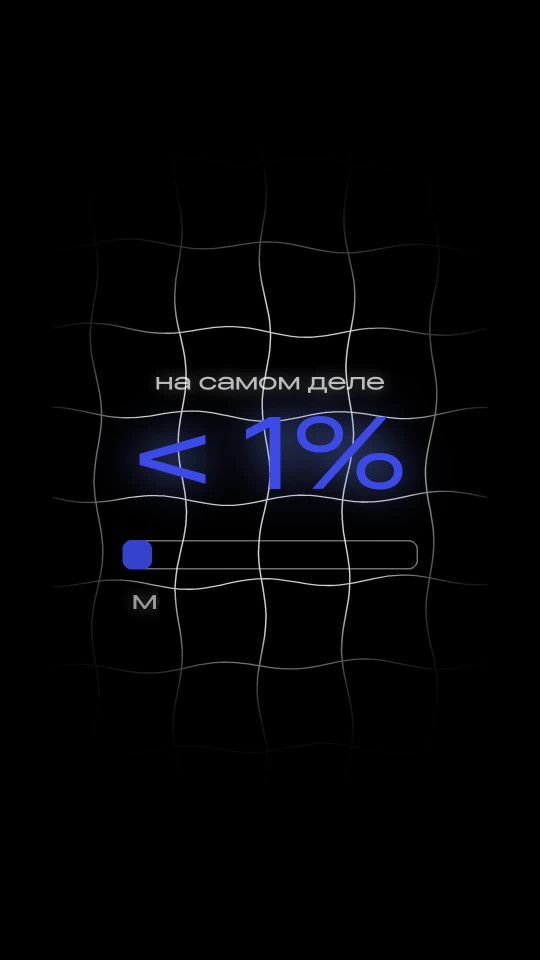
#> input picture build/test/bayes_011.jpg, 1080 x 1920 px, given in place of source.mp4, which was not available (shown at 1/2 size)
$ python render10.py
#> lines starting #> are read from the running program, lines starting #| are printed output that depends on the picture; after the words box and inside, x2 and y2 are one past the last pixel; in counts of white or black regions, pixels touching at a corner belong together; pictures that were not available may be replaced by others from this repository, and a replacement may not be noted
### build/style.py
"""Визуальная система — реализация brand-kit.md. Все числа для холста 1080x1920."""
import math
from PIL import Image, ImageDraw, ImageFont, ImageFilter

W, H = 1080, 1920
FPS = 30

# --- карточки (brand-kit.md §2) ---
CARD_A = (105, 238, 870, 1380)   # x, y, w, h   говорящая голова
CARD_B = (110, 614, 858, 620)    # вставка
R_A, R_B = 60, 50                # радиусы скругления
CENTER = (540, 925)

# --- палитра (brand-kit.md §4) ---
BLACK = (0, 0, 0)
WHITE = (255, 255, 255)
BLUE = (59, 75, 232)
BLUE_GLOW = (107, 135, 249)
LIME = (195, 219, 78)

# --- шрифты ---
SANS = "/System/Library/Fonts/SFNS.ttf"
SANS_IT = "/System/Library/Fonts/SFNSItalic.ttf"
SERIF_IT = "/System/Library/Fonts/Supplemental/Baskerville.ttc"
SERIF_IT_IDX = 2  # Baskerville Italic

_fc = {}


def font(kind, size):
    key = (kind, size)
    if key in _fc:
        return _fc[key]
    if kind == "sans":
        f = ImageFont.truetype(SANS, size)
        try:
            f.set_variation_by_axes([500])   # SF Pro variable: вес ~Medium
        except Exception:
            pass
    elif kind == "sans_it":
        f = ImageFont.truetype(SANS_IT, size)
        try:
            f.set_variation_by_axes([500])
        except Exception:
            pass
    elif kind == "serif_it":
        f = ImageFont.truetype(SERIF_IT, size, index=SERIF_IT_IDX)
    else:
        raise ValueError(kind)
    _fc[key] = f
    return f


# --- скруглённая маска ---
_mc = {}


def rounded_mask(w, h, r, ss=4):
    key = (w, h, r)
    if key in _mc:
        return _mc[key]
    m = Image.new("L", (w * ss, h * ss), 0)
    ImageDraw.Draw(m).rounded_rectangle([0, 0, w * ss - 1, h * ss - 1], radius=r * ss, fill=255)
    m = m.resize((w, h), Image.LANCZOS)
    _mc[key] = m
    return m


# [100 lines left out: functions place_card, fit_cover, grid_canvas, text_layer, not called in this run]


def measure(text, f):
    b = f.getbbox(text)
    return b[2] - b[0], b[3] - b[1]


# [6 lines left out: function char_offsets, not called in this run]


def ease_out(t):
    return 1 - (1 - t) ** 3

### build/storyboard10.py
"""Раскадровка ролика 10: число Данбара.

Речь не режется: монтаж только по картинке. Субтитры исправляют ошибки Whisper:
неокортекс, соцсети, круг 150.
"""

TAG = "dunbar"
SRC = "/Users/vladimirkalajcidi/reels_good/videos/10/source.mp4"
OUT = "/Users/vladimirkalajcidi/reels_good/videos/10/dunbar_edit.mp4"

DUR = 65.071

FACE_KINDS = {"A1", "A2"}
GRID_KINDS = {
    "limit", "num150", "neocortex", "formula", "result150",
    "evidence", "rings_intro", "ring5", "ring150", "socials", "rings_final",
}

SHOTS = [
    (0.00,  1.64, "A1", {}),
    (1.64,  3.18, "limit", {}),
    (3.18,  5.36, "stock", {"clip": "8956", "ss": 0.4}),
    (5.36,  7.56, "num150", {}),
    (7.56, 10.40, "A2", {}),
    (10.40, 12.82, "stock", {"clip": "49288", "ss": 1.0}),
    (12.82, 16.64, "neocortex", {}),
    (16.64, 19.92, "stock", {"clip": "8956", "ss": 3.2}),
    (19.92, 22.72, "formula", {}),
    (22.72, 26.36, "result150", {}),
    (26.36, 29.08, "stock", {"clip": "4709", "ss": 1.0}),
    (29.08, 33.80, "evidence", {}),
    (33.80, 36.92, "A1", {}),
    (36.92, 39.24, "rings_intro", {}),
    (39.24, 43.08, "ring5", {}),
    (43.08, 45.88, "stock", {"clip": "5597", "ss": 0.8}),
    (45.88, 48.80, "stock", {"clip": "49288", "ss": 5.2}),
    (48.80, 52.28, "ring150", {}),
    (52.28, 55.32, "stock", {"clip": "8956", "ss": 6.1}),
    (55.32, 58.92, "socials", {}),
    (58.92, 62.48, "rings_final", {}),
    (62.48, 65.071, "A1", {}),
]

S = "r"
CAPS = [
    (0.00, 1.18, [("у человеческого мозга", S, 48)], "A"),
    (1.18, 2.80, [("есть жесткий ", S, 46), ("лимит", "s", 76)], "G"),
    (2.80, 5.36, [("на количество людей", S, 44), ("с которыми он держит связь", S, 38)], "B"),
    (5.36, 7.02, [("и это число", S, 52)], "G"),
    (7.56, 8.92, [("антрополог робин", S, 48)], "A"),
    (8.92, 10.40, [("данбар нашел этот предел", "s", 58)], "A"),
    (10.40, 12.82, [("он изучал приматов", S, 46), ("и заметил закономерность", S, 42)], "B"),
    (12.82, 15.00, [("чем больше у вида", S, 44), ("неокортекс", "s", 78)], "G"),
    (15.00, 16.64, [("тем больше группа", S, 48)], "G"),
    (16.64, 19.92, [("он способен жить", S, 48), ("в большей группе", "s", 62)], "B"),
    (19.92, 22.72, [("данбар вывел формулу", S, 46), ("и применил ее к человеку", S, 40)], "G"),
    (22.72, 24.40, [("получилось", S, 50)], "G"),
    (24.40, 26.36, [("и это не просто теория", S, 44)], "G"),
    (26.36, 29.08, [("он проверил ее", S, 50), ("на реальных данных", "s", 62)], "B"),
    (29.08, 30.38, [("размер деревень", S, 44)], "G"),
    (30.38, 31.78, [("военных подразделений", S, 40)], "G"),
    (31.78, 33.80, [("и рождественных открыток", S, 40)], "G"),
    (33.80, 36.92, [("и везде примерно", S, 48), ("одно и то же число", "s", 62)], "A"),
    (36.92, 39.24, [("внутри этих 150", S, 48), ("есть слои", "s", 76)], "G"),
    (39.24, 41.14, [("примерно 5 человек", S, 46)], "G"),
    (41.14, 43.08, [("по настоящему близкий круг", "s", 54)], "G"),
    (43.08, 45.88, [("около 15", S, 56), ("близкие друзья", "s", 62)], "B"),
    (45.88, 48.80, [("около 50", S, 56), ("хорошие знакомые", "s", 60)], "B"),
    (48.80, 52.28, [("и 150 это предел", S, 46), ("стабильных связей", "s", 60)], "G"),
    (52.28, 55.32, [("сколько человек мозг", S, 42), ("способен держать в голове", S, 38)], "B"),
    (55.32, 58.92, [("соцсети дают", S, 48), ("тысячу подписчиков", "s", 60)], "G"),
    (58.92, 62.48, [("круг 150", S, 56), ("не растягивается", "s", 70)], "G"),
    (62.48, 65.04, [("а больше интересной математики", S, 44), ("у меня в профиле", S, 54)], "A"),
]

SLOTS = {
    "A": dict(x=540, y=1305, anchor="mm", step=82, scatter=True, x_max=945, x_min=135),
    "B": dict(x=136, y=706, anchor="lm", step=82, scatter=False, x_max=938, x_min=140),
    "G": dict(x=167, y=372, anchor="lm", step=86, scatter=False, x_max=945, x_min=135),
}

GFX_ZONE = (700, 1560)
GFX_X = (175, 905)

NUM_REVEALS = [5.44, 22.90, 39.38, 43.22, 46.00, 49.00, 55.62, 59.20]
CASCADES = [13.10, 20.20, 29.30, 36.96, 58.98]


def shot_at(t):
    for s in SHOTS:
        if s[0] <= t < s[1]:
            return s
    return SHOTS[-1]


def slot_for(kind):
    if kind in FACE_KINDS:
        return "A"
    if kind == "stock":
        return "B"
    return "G"

### build/render10.py
"""Сборка ролика 10 («число Данбара»).

Слойность: фон (лицо / сток / сетка) -> графика -> субтитры.
Аудио добавляет sfx10.py, исходная речь не режется.
"""
import math
import os
import subprocess
import sys

import cv2
import numpy as np
from PIL import Image, ImageDraw, ImageFilter

sys.path.insert(0, os.path.dirname(os.path.abspath(__file__)))
from storyboard10 import (SRC, DUR, SHOTS, CAPS, SLOTS, FACE_KINDS, GFX_ZONE,
                          GFX_X, OUT, shot_at, slot_for)
from style import *

BUILD = os.path.dirname(os.path.abspath(__file__))
VID = f"{BUILD}/assets/_video_dunbar.mp4"
STOCK_DIR = "/Users/vladimirkalajcidi/reels_good/videos/10/stock"

GY0, GY1 = GFX_ZONE
GX0, GX1 = GFX_X
GCX = (GX0 + GX1) // 2
GCY = (GY0 + GY1) // 2
PAD = 30
GRID_CACHE = {}


def cv_to_pil(frame):
    return Image.fromarray(cv2.cvtColor(frame, cv2.COLOR_BGR2RGB))


def pil_to_cv(img):
    return cv2.cvtColor(np.array(img), cv2.COLOR_RGB2BGR)


# [12 lines left out: function fit_bgr, not called in this run]


def source_card(frame, kind):
    fr = cv2.flip(frame, 1)
    ih, iw = fr.shape[:2]
    if kind == "A2":
        w, h = 900, 1428
        x, y = (iw - w) // 2 + 8, 230
        fr = fr[y:y + h, x:x + w]
    else:
        w, h = 1000, 1585
        x, y = (iw - w) // 2 + 10, 125
        fr = fr[y:y + h, x:x + w]
    fr = cv2.resize(fr, (CARD_A[2], CARD_A[3]), interpolation=cv2.INTER_AREA)
    fr = cv2.convertScaleAbs(fr, alpha=1.06, beta=9)
    b, g, r = cv2.split(fr.astype(np.float32))
    r = np.clip(r * 1.04 + 3, 0, 255)
    b = np.clip(b * 0.96, 0, 255)
    fr = cv2.merge([b, g, r]).astype(np.uint8)
    hsv = cv2.cvtColor(fr, cv2.COLOR_BGR2HSV).astype(np.float32)
    hsv[:, :, 1] = np.clip(hsv[:, :, 1] * 1.08, 0, 255)
    fr = cv2.cvtColor(hsv.astype(np.uint8), cv2.COLOR_HSV2BGR)
    return cv_to_pil(fr)


# [7 lines left out: function stock_card, not called in this run]


def clamp01(v):
    return max(0.0, min(1.0, v))


# [7 lines left out: function gtext, not called in this run]


def pop(lt, dur=0.10):
    return ease_out(clamp01(lt / dur)) if lt >= 0 else 0.0


# [7 lines left out: function blue_pop, not called in this run]


def _layer():
    return Image.new("RGBA", (W, H), (0, 0, 0, 0))


def text_layer(size, items):
    """Локальная быстрая версия style.text_layer.

    Размывает не весь холст под каждый текстовый элемент, а только bbox строки
    с запасом под glow. На длинном ролике это экономит минуты рендера.
    """
    layer = Image.new("RGBA", size, (0, 0, 0, 0))
    probe = Image.new("RGBA", (1, 1), (0, 0, 0, 0))
    pd = ImageDraw.Draw(probe)
    for it in items:
        txt = it["text"]
        f = it["font"]
        xy = it["xy"]
        anchor = it.get("anchor", "mm")
        bbox = pd.textbbox(xy, txt, font=f, anchor=anchor)
        gr = int(it.get("glow_r", 14))
        pad = max(8, gr * 3)
        left = max(0, int(math.floor(bbox[0] - pad)))
        top = max(0, int(math.floor(bbox[1] - pad)))
        right = min(size[0], int(math.ceil(bbox[2] + pad)))
        bottom = min(size[1], int(math.ceil(bbox[3] + pad)))
        if right <= left or bottom <= top:
            continue
        sub = Image.new("RGBA", (right - left, bottom - top), (0, 0, 0, 0))
        d = ImageDraw.Draw(sub)
        local_xy = (xy[0] - left, xy[1] - top)
        d.text(local_xy, txt, font=f, fill=it["fill"] + (255,), anchor=anchor)
        if gr:
            a = sub.split()[3]
            blur = a.filter(ImageFilter.GaussianBlur(gr))
            gl = Image.new("RGBA", sub.size, it.get("glow", it["fill"]) + (0,))
            gl.putalpha(blur.point(lambda v: int(v * it.get("glow_a", 0.55))))
            comp = Image.new("RGBA", sub.size, (0, 0, 0, 0))
            comp.alpha_composite(gl)
            comp.alpha_composite(sub)
            sub = comp
        rev = it.get("reveal")
        if rev and rev[0] == "wipe":
            rx = int(rev[1] - left)
            if rx <= 0:
                continue
            if rx < sub.size[0]:
                m = Image.new("L", sub.size, 0)
                ImageDraw.Draw(m).rectangle([0, 0, rx, sub.size[1]], fill=255)
                m = m.filter(ImageFilter.GaussianBlur(1.2))
                sub.putalpha(Image.composite(sub.split()[3], Image.new("L", sub.size, 0), m))
        op = it.get("opacity", 1.0)
        if op < 1.0:
            sub.putalpha(sub.split()[3].point(lambda v: int(v * op)))
        layer.alpha_composite(sub, (left, top))
    return layer


# [109 lines left out: functions card_box, ring, rings_base, g_limit, g_num150, g_neocortex and 2 more, not called in this run]


def g_evidence(lay, lt):
    for i, txt in enumerate(["деревни", "армия", "открытки"]):
        card_box(lay, (GCX, 850 + i * 210), txt, 56, 560, 126, clamp01((lt - i * 0.42) / 0.36))


# [48 lines left out: functions g_rings_intro, g_ring5, g_ring150, g_socials, g_rings_final, not called in this run]


GFX = {
    "limit": g_limit, "num150": g_num150, "neocortex": g_neocortex,
    "formula": g_formula, "result150": g_result150, "evidence": g_evidence,
    "rings_intro": g_rings_intro, "ring5": g_ring5, "ring150": g_ring150,
    "socials": g_socials, "rings_final": g_rings_final,
}


def graphics_layer(kind, lt):
    if kind not in GFX:
        return None
    lay = _layer()
    GFX[kind](lay, lt)
    return lay


def line_items(runs, xy, anchor, opacity=1.0, reveal_chars=None, max_w=None):
    kmap = {"r": "sans", "i": "sans_it", "s": "serif_it"}
    sizes = [sz for _, _, sz in runs]
    fonts = [font(kmap[k], sz) for (_, k, sz) in runs]
    widths = [fonts[i].getlength(runs[i][0]) for i in range(len(runs))]
    total = sum(widths) + 8 * (len(runs) - 1)
    if max_w and total > max_w:
        sc = max_w / max(1, total)
        sizes = [max(22, int(sz * sc)) for sz in sizes]
        fonts = [font(kmap[runs[i][1]], sizes[i]) for i in range(len(runs))]
        widths = [fonts[i].getlength(runs[i][0]) for i in range(len(runs))]
        total = sum(widths) + 8 * (len(runs) - 1)
    x, y = xy
    cx = x - total / 2 if anchor[0] == "m" else x
    out, cum = [], 0
    for i, (txt, k, _) in enumerate(runs):
        f = fonts[i]
        it = dict(text=txt, font=f, xy=(cx, y), anchor="l" + anchor[1],
                  fill=WHITE, glow=WHITE, glow_r=int(12 + sizes[i] * .08),
                  glow_a=0.60 if k == "s" else 0.48, opacity=opacity)
        if reveal_chars is not None:
            done = reveal_chars - cum
            if done <= 0:
                cx += widths[i] + 8
                cum += len(txt)
                continue
            if done < len(txt):
                it["reveal"] = ("wipe", cx + f.getlength(txt[:int(done)]) + 2)
        out.append(it)
        cx += widths[i] + 8
        cum += len(txt)
    return out


def build_blocks():
    blocks, cur = [], []
    for i, c in enumerate(CAPS):
        if cur:
            prev = CAPS[cur[-1]]
            same_shot = shot_at(c[0]) is shot_at(prev[0])
            if c[0] - prev[1] > 0.30 or len(cur) >= 2 or not same_shot:
                blocks.append(cur)
                cur = []
        cur.append(i)
    if cur:
        blocks.append(cur)
    info = {}
    for bid, b in enumerate(blocks):
        end = max(CAPS[i][1] for i in b)
        for pos, i in enumerate(b):
            info[i] = (bid, pos, len(b), end)
    return info


BLOCKS = build_blocks()
DIM = [1.0, 0.74, 0.58]


def caption_layer(t):
    kind = shot_at(t)[2]
    slot = SLOTS[slot_for(kind)]
    active = [i for i, c in enumerate(CAPS) if c[0] <= t < BLOCKS[i][3]]
    items = []
    for idx in active[-3:]:
        t0, _, runs, _ = CAPS[idx]
        bid, pos, _, _ = BLOCKS[idx]
        newer = sum(1 for j in active if j > idx and BLOCKS[j][0] == bid)
        dim = DIM[min(newer, 2)]
        bx, by = slot["x"], slot["y"] + pos * slot["step"]
        if slot["scatter"]:
            calm = bid % 3 == 0
            bx += (0 if calm else [-48, 40, -22][min(pos, 2)])
        lt = t - t0
        nchars = sum(len(r[0]) for r in runs)
        type_dur = min(0.55, max(0.30, nchars * 0.030))
        reveal = nchars if lt >= type_dur else nchars * lt / type_dur
        op = (0.35 + 0.65 * ease_out(min(1.0, lt / 0.40))) * dim
        max_w = slot["x_max"] - bx if slot["anchor"][0] == "l" else \
            2 * min(bx - slot["x_min"], slot["x_max"] - bx)
        items += line_items(runs, (bx, by), slot["anchor"], opacity=op,
                            reveal_chars=reveal, max_w=max_w)
    if not items:
        return None
    return text_layer((W, H), items)


def background(kind, prm, fr, t, stock_reader=None):
    canvas = Image.new("RGBA", (W, H), (0, 0, 0, 255))
    if kind in FACE_KINDS:
        card = source_card(fr, kind)
        canvas.paste(card, (CARD_A[0], CARD_A[1]), rounded_mask(CARD_A[2], CARD_A[3], R_A))
    elif kind == "stock":
        sfr = stock_reader()
        card = stock_card(sfr)
        canvas.paste(card, (CARD_B[0], CARD_B[1]), rounded_mask(CARD_B[2], CARD_B[3], R_B))
    else:
        x, y, w, h = CARD_A
        key = int(t * 10)
        if key not in GRID_CACHE:
            if len(GRID_CACHE) > 8:
                GRID_CACHE.clear()
            GRID_CACHE[key] = grid_canvas(w, h, phase=(key / 10) * 0.7)
        g = GRID_CACHE[key]
        canvas.paste(g, (x, y), rounded_mask(w, h, R_A))
    return canvas


def main():
    cap = cv2.VideoCapture(SRC)
    os.makedirs(f"{BUILD}/assets", exist_ok=True)
    tmp = f"{BUILD}/assets/_video_dunbar_raw.mp4"
    wr = cv2.VideoWriter(tmp, cv2.VideoWriter_fourcc(*"mp4v"), FPS, (W, H))
    nf = int(round(DUR * FPS))
    stock_cap, stock_key = None, None

    for fno in range(nf):
        ok, fr = cap.read()
#> fr is the input picture: shape (1920, 1080, 3); mean B, G, R 6.5, 4.1, 3.8
        if not ok:
            break
        t = fno / FPS
        t0, t1, kind, prm = shot_at(t)
        lt = t - t0

        # [14 lines left out: function read_stock, not called in this run]

        canvas = background(kind, prm, fr, t, read_stock)
#> in source_card, `fr = fr[y:y + h, x:x + w]`:
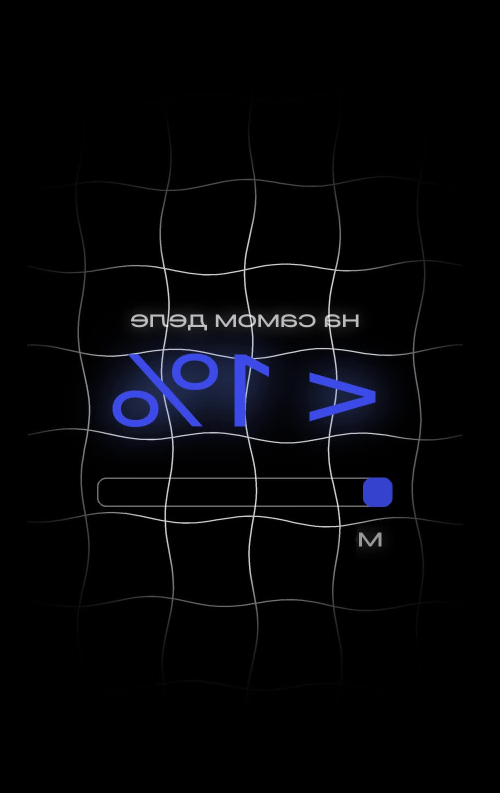
#> fr: shape (1585, 1000, 3) (shown at 1/2 size); mean B, G, R 8.5, 5.4, 5
#> in source_card, `fr = cv2.convertScaleAbs(fr, alpha=1.06, beta=9)`:
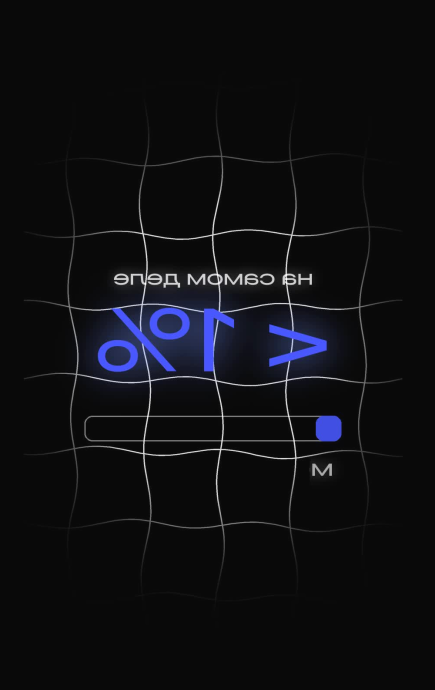
#> fr: shape (1380, 870, 3) (shown at 1/2 size); mean B, G, R 18, 14.7, 14.3
#> in source_card, `b, g, r = cv2.split(fr.astype(np.float32))`:
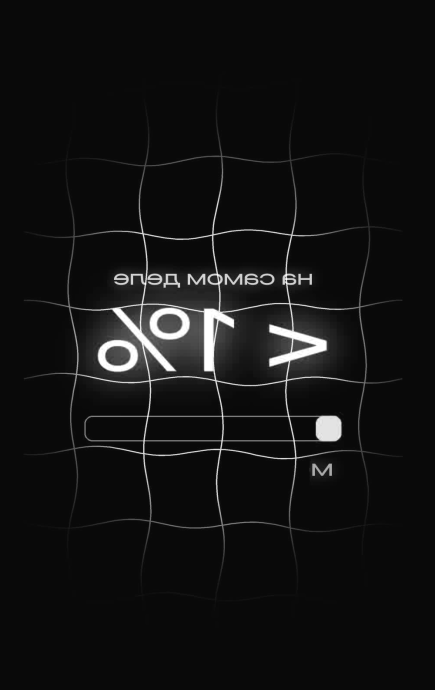
#> b: shape (1380, 870) float32 (shown at 1/2 size); min 9, max 255, mean 18
#> in source_card, `b, g, r = cv2.split(fr.astype(np.float32))`:
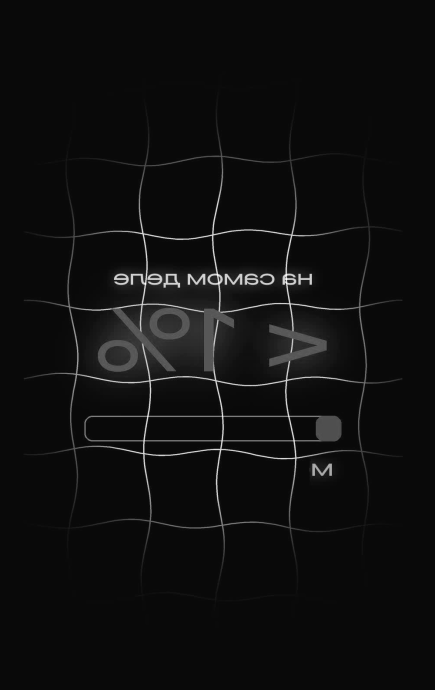
#> g: shape (1380, 870) float32 (shown at 1/2 size); min 9, max 255, mean 14.7
#> in source_card, `hsv = cv2.cvtColor(fr, cv2.COLOR_BGR2HSV).astype(np.float32)`:
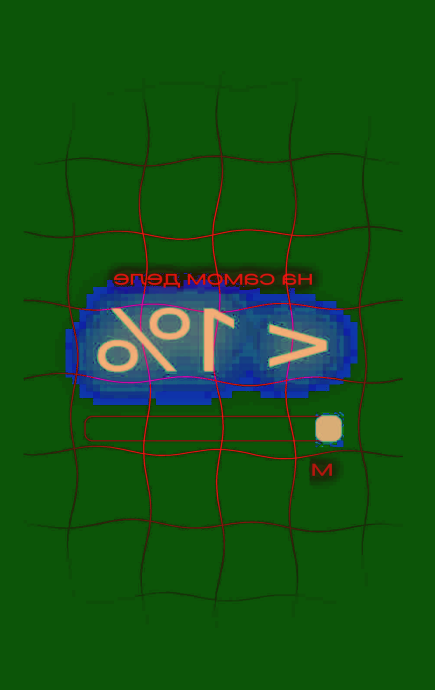
#> hsv: shape (1380, 870, 3) float32 (shown at 1/2 size); mean B, G, R 20.7, 83, 20.5
#> in rounded_mask, `m = Image.new("L", (w * ss, h * ss), 0)`: m: PIL image 3480x5520 L; every value is 0
#> in rounded_mask, `ImageDraw.Draw(m).rounded_rectangle([0, 0, w * ss - 1, h * ss - 1], ra..`:
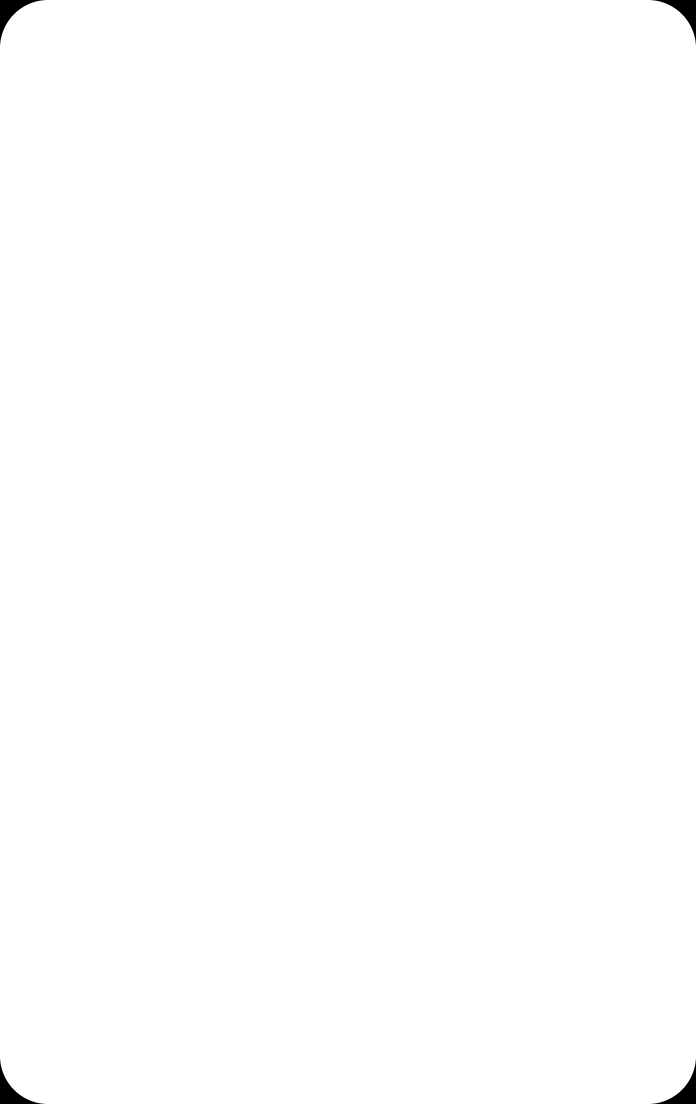
#> m: PIL image 3480x5520 L (shown at 1/5 size); 99.7% white; 4 black regions, box (x1, y1, x2, y2) and area: (0, 0, 225, 225) 12435, (3255, 0, 3480, 225) 12435, (0, 5295, 225, 5520) 12435, (3255, 5295, 3480, 5520) 12435
#> in background, `canvas.paste(card, (CARD_A[0], CARD_A[1]), rounded_mask(CARD_A[2], CAR..`:
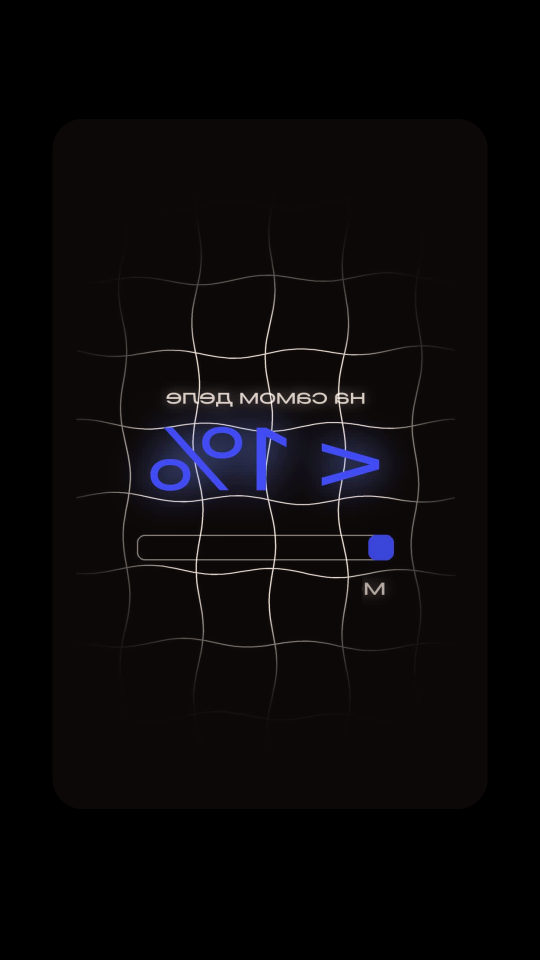
#> canvas: PIL image 1080x1920 RGBA (shown at 1/2 size); mean R, G, B, A 9.9, 7.8, 9.1, 255
        gl = graphics_layer(kind, lt)
        if gl is not None:
            canvas.alpha_composite(gl)
        cl = caption_layer(t)
        if cl is not None:
            canvas.alpha_composite(cl)
        wr.write(pil_to_cv(canvas.convert("RGB")))
        if fno and fno % 300 == 0:
            print(f"frame {fno}/{nf}")

    wr.release()
    cap.release()
    if stock_cap is not None:
        stock_cap.release()
    subprocess.run([
        "ffmpeg", "-hide_banner", "-loglevel", "error", "-y", "-i", tmp,
        "-c:v", "libx264", "-crf", "16", "-preset", "medium",
        "-pix_fmt", "yuv420p", VID,
    ], check=True)
    print("готово:", VID)


if __name__ == "__main__":
    main()
